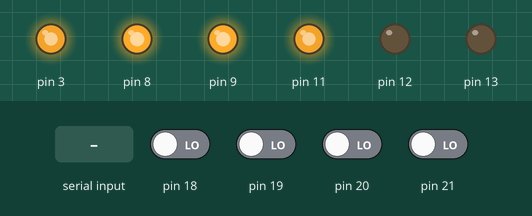
This sketch was run on a simulated Arduino Mega 2560, built with avr-gcc and run on an emulated ATmega2560. Parts: output pins drawn as LEDs (lit = HIGH). The test bench sets the inputs (shaded band); at power-on: pin 18–21 LOW.

Above: at 1.2 s.
1.3 s: "m90\n" received over Serial
At 2.4 s:
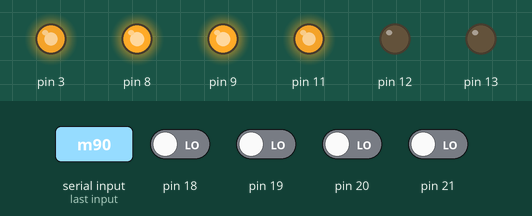
2.9 s: "m 45\n" received over Serial
At 3.6 s:
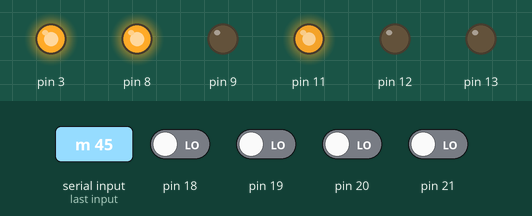
4.5 s: pin 21 driven HIGH
At 5.8 s:
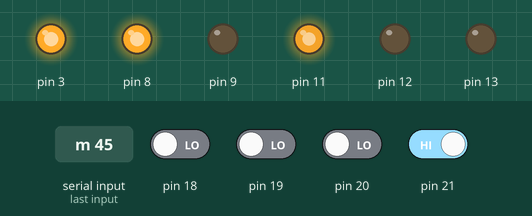
6.1 s: "m\n" received over Serial
At 7.2 s:
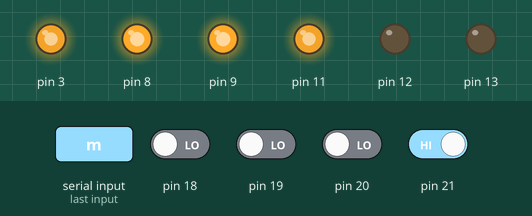
7.7 s: pin 18 driven HIGH
At 8.5 s:
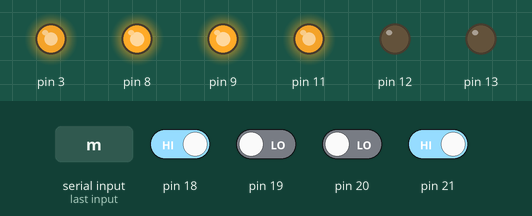
Timing chart, 0 to 10.3 s (numbered marks = the images above; inputs shaded):
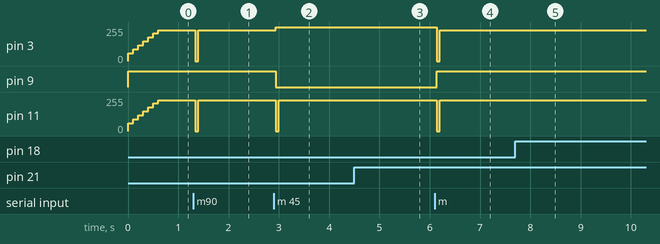

The sketch:

SerialDrive.ino
```cpp
// (licence header left out)
#include "MotorEncoder.hpp"

double left_comd, right_cmd;
int k_p, k_d, k_i;
char inChar;
String inStr;


void setup() {
  init_encoders();
  init_motors();
  Serial.begin(9600);
  Serial.setTimeout(35);

  attachInterrupt(digitalPinToInterrupt(ABOT_PIN_MOTOR_LEFT_IN_A), cal_left_wheel_pulse, CHANGE);
  attachInterrupt(digitalPinToInterrupt(ABOT_PIN_MOTOR_RIGHT_IN_B), cal_right_wheel_pulse, CHANGE);

  // initialize timer 5 to trigger the PID controller
  initTimer5();
}

void loop() {
  inStr = Serial.readStringUntil('\r');
  int idx_0, idx_1, idx_2;

  if (inStr.length() == 0) {
    Serial.println();
  } else {
    inChar = inStr[0];
    if (inChar == 'e') {
      Serial.println(read_encoder_values());
    } else if (inChar == 'm') {
      idx_0 = inStr.indexOf(' ');
      idx_1 = inStr.indexOf(' ', idx_0 + 1);
      left_comd = inStr.substring(idx_0 + 1, idx_1).toDouble();
      right_cmd = inStr.substring(idx_1 + 1, inStr.length()).toDouble();
      set_motor_speeds(left_comd, right_cmd);
    } else if (inChar == 'u') {
      idx_0 = inStr.indexOf(' ');
      idx_1 = inStr.indexOf(':', idx_0 + 1);
      idx_2 = inStr.indexOf(':', idx_1 + 1);
      k_p = inStr.substring(idx_0 + 1, idx_1).toInt();
      k_i = inStr.substring(idx_1 + 1, idx_2).toInt();
      k_d = inStr.substring(idx_2 + 1, inStr.length()).toInt();
      set_pid_values(k_p, k_i, k_d);
    }
  }
}


void initTimer5(void) {
  TCCR5A = 0;
  TCCR5B = 0;

  TCCR5B  = (1<<WGM52) | (1<<CS52);
  OCR5A   = 6250;
  TIMSK5 |= (1<<OCIE5A);
  sei();
}

ISR(TIMER5_COMPA_vect) {
  process_pid_controller();
}
```

ABotDefinitions.hpp
```cpp
// (licence header left out)
#ifndef _ABOT_DEFINITIONS_HPP_
#define _ABOT_DEFINITIONS_HPP_

#define ABOT_MOTOR_SPEED_MAX    255

#define WIND_UP     200
// the commanded speed in ticks / period (here ticks / 100ms as PID runs with 10 Hz)
// (see comment above: only positive speed is allowed)
#define DESIRED_TICKS_DIFF_LEFT  30
#define DESIRED_TICKS_DIFF_RIGHT 30

#endif // _ABOT_DEFINITIONS_HPP_
```

MotorEncoder.cpp
```cpp
#include "MotorEncoder.hpp"


// Initialize Motor
Motor motor_left = Motor();
Motor motor_right = Motor();

int left_motor_speed, right_motor_speed;

// Initialize pulse counters
volatile int left_wheel_pulse_count = 0;
volatile int left_wheel_pulse_count_old = LOW;
volatile int right_wheel_pulse_count = 0;
volatile int right_wheel_pulse_count_old = LOW;

// variables used by the PID controller
volatile int previousTicksLeft  = 0;
volatile int e_old_left         = 0;
volatile int integral_left      = 0;

volatile int previousTicksRight = 0;
volatile int e_old_right        = 0;
volatile int integral_right     = 0;

int KP_LEFT=1.5, KI_LEFT=1, KD_LEFT=0, KP_RIGHT=1.5, KI_RIGHT=1, KD_RIGHT=0;


void init_encoders() {
  pinMode(ABOT_PIN_MOTOR_LEFT_IN_A, INPUT);
  pinMode(ABOT_PIN_MOTOR_LEFT_IN_B, INPUT);

  pinMode(ABOT_PIN_MOTOR_RIGHT_IN_A, INPUT);
  pinMode(ABOT_PIN_MOTOR_RIGHT_IN_B, INPUT);


}

void init_motors() {
    motor_left.init(ABOT_PIN_MOTOR_LEFT_DIRECTION, ABOT_PIN_MOTOR_LEFT_BRAKE, ABOT_PIN_MOTOR_LEFT_SPEED);
    motor_right.init(ABOT_PIN_MOTOR_RIGHT_DIRECTION, ABOT_PIN_MOTOR_RIGHT_BRAKE, ABOT_PIN_MOTOR_RIGHT_SPEED);
    motor_left.brake(true);
    motor_right.brake(true);
}

// Read wheel encoder values
String read_encoder_values()
{
  return String(left_wheel_pulse_count) + String(' ') + String(right_wheel_pulse_count);
}

// Left wheel callback function
void cal_left_wheel_pulse()
{
    // left wheel direction
    // 1 - forward
    // 0 - backward
    int a;
    int b;

    a = digitalRead(ABOT_PIN_MOTOR_LEFT_IN_A);
    b = digitalRead(ABOT_PIN_MOTOR_LEFT_IN_B);

    if (b != left_wheel_pulse_count_old) {
      // forward
      left_wheel_pulse_count += 1;
    } else {
      // backward
      left_wheel_pulse_count -= 1;
    }
    left_wheel_pulse_count_old = a;
}

// Right wheel callback function
void cal_right_wheel_pulse()
{
    // right wheel direction
    // 1 - forward,
    // 0 - backward

    int a;
    int b;

    a = digitalRead(ABOT_PIN_MOTOR_RIGHT_IN_A);
    b = digitalRead(ABOT_PIN_MOTOR_RIGHT_IN_B);

    if (b != right_wheel_pulse_count_old) {
      // forward
      right_wheel_pulse_count += 1;
    } else {
      // backward
      right_wheel_pulse_count -= 1;
    }
    right_wheel_pulse_count_old = a;
}

// Set each motor speed from the respective velocity command interface
void set_motor_speeds(double left_wheel_command, double right_wheel_command)
{

    left_motor_speed = ceil(left_wheel_command * 18);
    right_motor_speed = ceil(right_wheel_command * 18);

    // Set motor directions
    if(int(left_motor_speed) == 0) {
        motor_left.brake(true);
    } else if(left_motor_speed > 0) {
        motor_left.brake(false);
        motor_left.forward();
    } else {
        motor_left.brake(false);
        motor_left.backward();
    }

    if(int(right_motor_speed) == 0) {
        motor_right.brake(true);
    } else if(right_motor_speed > 0) {
        motor_right.brake(false);
        motor_right.forward();
    } else {
        motor_right.brake(false);
        motor_right.backward();
    }

    motor_left.speed(abs(left_motor_speed));
    motor_right.speed(abs(right_motor_speed));
}

void handler(int signo)
{
    motor_left.brake(true);
    motor_right.brake(true);

    exit(0);
}

void set_pid_values(int pid_p, int pid_i, int pid_d) {
  KP_LEFT = pid_p;
  KI_LEFT = pid_i;
  KD_LEFT = pid_d;
  KP_RIGHT = pid_p;
  KI_RIGHT = pid_i;
  KD_RIGHT = pid_d;
}

void process_pid_controller() {
  int actTicksDiffLeft;
  int readTicksLeft;
  int e_left;
  int r_mot_left;

  int actTicksDiffRight;
  int readTicksRight;
  int e_right;
  int r_mot_right;

  //Serial.print("  readTicksLeft = ");Serial.print(left_wheel_pulse_count);
  //Serial.print(", readTicksRight = ");Serial.print(right_wheel_pulse_count);

  // determine ticks since last cycle
  readTicksLeft     = left_wheel_pulse_count;
  actTicksDiffLeft  = readTicksLeft - previousTicksLeft;
  previousTicksLeft = readTicksLeft;

  readTicksRight    = right_wheel_pulse_count;
  actTicksDiffRight = readTicksRight - previousTicksRight;
  previousTicksRight = readTicksRight;

  //Serial.print("  actTicksDiffLeft = ");Serial.print(actTicksDiffLeft);
  //Serial.print(", actTicksDiffRight = ");Serial.print(actTicksDiffRight);

  e_left = DESIRED_TICKS_DIFF_LEFT - abs(actTicksDiffLeft);

  // integrate error sum and handle wind-up effect
  integral_left += e_left;
  integral_left = max(integral_left, -WIND_UP);
  integral_left = min(integral_left,  WIND_UP);

  // now do PID control
  r_mot_left = KP_LEFT * e_left
            + KI_LEFT * integral_left
            + KD_LEFT * (e_left - e_old_left);

  // remember the values for the next cycle
  e_old_left = e_left;

  // limit the motor output to the range allowed with analogWrite()
  if (r_mot_left > 255) r_mot_left = 255;
  if (r_mot_left < 0)   r_mot_left = 0;

  // control right wheel
  e_right = DESIRED_TICKS_DIFF_RIGHT - abs(actTicksDiffRight);

  // integrate error sum and handle wind-up effect
  integral_right += e_right;
  integral_right   = max(integral_right, -WIND_UP);
  integral_right   = min(integral_right,  WIND_UP);

  // now do PID control
  r_mot_right = KP_RIGHT * e_right
              + KI_RIGHT * integral_right
              + KD_RIGHT * (e_right - e_old_right);

  // remember the values for the next cycle
  e_old_right = e_right;

  // limit the motor output to the range allowed with analogWrite()
  if (r_mot_right > 255) r_mot_right = 255;
  if (r_mot_right < 0)   r_mot_right = 0;

  //Serial.print(";  r_mot_left = ");Serial.print(r_mot_left);
  //Serial.print(", r_mot_right = ");Serial.println(r_mot_right);

  // now set new motor values
  if (abs(left_motor_speed) < r_mot_left) motor_left.speed(r_mot_left);
  if (abs(right_motor_speed) < r_mot_right) motor_right.speed(r_mot_right);
}
```

MotorEncoder.hpp
```cpp
#ifndef __ABOT_HPP__
#define __ABOT_HPP__

#include <Arduino.h>

#include "ABotConfiguration.hpp"
#include "ABotDefinitions.hpp"
#include "Motor.hpp"


void init_encoders();
void init_motors();
void cal_left_wheel_pulse();
void cal_right_wheel_pulse();
void set_motor_speeds(double left_wheel_command, double right_wheel_command);
String read_encoder_values();

void handler(int signo);
void set_pid_values(int pid_p, int pid_i, int pid_d);
void process_pid_controller();
#endif //__MABOT_HPP__
```

Measured:
- after the input at 1.3 s, pin 3, pin 11: 230/255 → 0/255 at once, → 230/255 0.06 s later
- after the input at 2.9 s, pin 3: 230/255 → 255/255 at once; pin 9: HIGH → LOW at once; pin 11: 230/255 → 0/255 at once, → 230/255 0.06 s later
- after the input at 4.5 s, pin 11: 230/255 → 229/255 at once, → 230/255 0.10 s later
- after the input at 6.1 s, pin 3: 255/255 → 0/255 at once, → 230/255 0.06 s later; pin 9: LOW → HIGH at once; pin 11: 230/255 → 0/255 at once, → 230/255 0.06 s later
- after the input at 7.7 s, pin 3: 230/255 → 229/255 at once, → 230/255 0.10 s later
